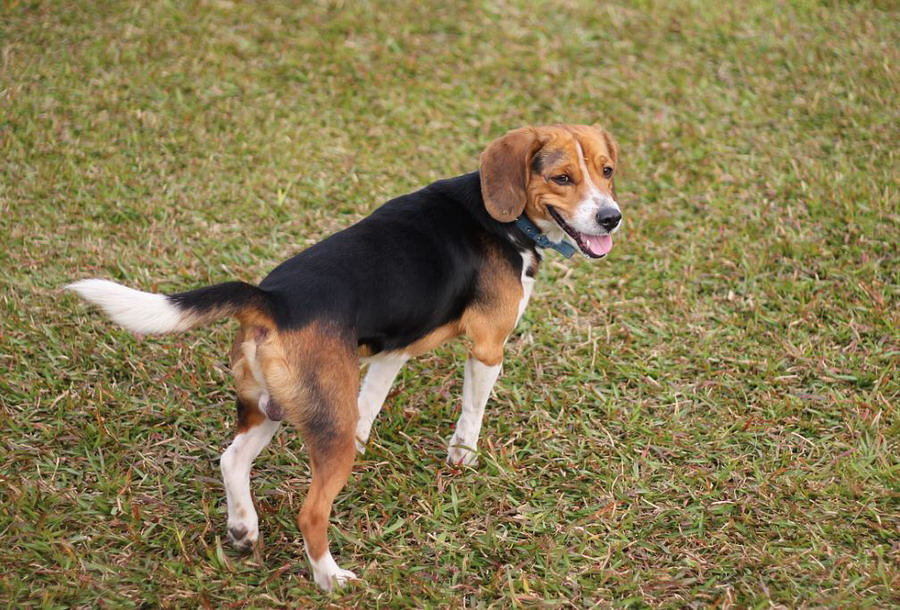
//> input picture samples/cpp/mao/1.jpg, 900 x 610 px
$ ./EdgeDetection   (built with g++ and OpenCV 4)
//> lines starting //> are read from the running program, lines starting //| are printed output that depends on the picture
#include <stdio.h>
#include <stdio.h>
//:read /home/peter/mao/EdgeDetection.cpp


//---------------------------------【頭文件、命名空間包含部分】----------------------------
//		描述：包含程序所使用的頭文件和命名空間
//------------------------------------------------------------------------------------------------
#include <opencv2/highgui/highgui.hpp>
#include <opencv2/imgproc/imgproc.hpp>
using namespace cv;


//-----------------------------------【全局變數宣告部分】--------------------------------------
//		描述：全局變數宣告
//-----------------------------------------------------------------------------------------------
//原圖，原圖的灰度版，目標圖
Mat g_srcImage, g_srcGrayImage,g_dstImage;

//Canny邊緣檢測相關變數
Mat g_cannyDetectedEdges;
int g_cannyLowThreshold=1;//TrackBar位置參數

//Sobel邊緣檢測相關變數
Mat g_sobelGradient_X, g_sobelGradient_Y;
Mat g_sobelAbsGradient_X, g_sobelAbsGradient_Y;
int g_sobelKernelSize=1;//TrackBar位置參數

//Scharr濾波器相關變數
Mat g_scharrGradient_X, g_scharrGradient_Y;
Mat g_scharrAbsGradient_X, g_scharrAbsGradient_Y;


//-----------------------------------【全局函數宣告部分】--------------------------------------
//		描述：全局函數宣告
//-----------------------------------------------------------------------------------------------
static void ShowHelpText( );
static void on_Canny(int, void*);//Canny邊緣檢測視窗捲軸的回調函數
static void on_Sobel(int, void*);//Sobel邊緣檢測視窗捲軸的回調函數
void Scharr( );//封裝了Scharr邊緣檢測相關程式碼的函數


//-----------------------------------【main( )函數】--------------------------------------------
//		描述：控制臺應用程序的入口函數，我們的程序從這里開始
//-----------------------------------------------------------------------------------------------
int main( int argc, char** argv )
{
	//改變console字體顏色
	system("color 2F");

	//顯示歡迎語
	ShowHelpText();

	//載入原圖
	g_srcImage = imread("/home/peter/opencv-2.4.11/samples/cpp/mao/1.jpg");
//> g_srcImage is the input picture: 610 rows x 900 cols, CV_8UC3; mean B, G, R 80.2, 122.2, 136.2
	if( !g_srcImage.data ) { printf("Oh，no，讀取srcImage錯誤~！ \n"); return false; }

	//顯示原始圖
	namedWindow("【原始圖】");
	imshow("【原始圖】", g_srcImage);
	moveWindow("【原始圖】", 100,100 );

	// 建立與src同類別型和大小的矩陣(dst)
	g_dstImage.create( g_srcImage.size(), g_srcImage.type() );

	// 將原圖像轉換為灰度圖像
	cvtColor( g_srcImage, g_srcGrayImage, CV_BGR2GRAY );

	// 建立顯示視窗
	namedWindow( "【效果圖】Canny邊緣檢測", CV_WINDOW_AUTOSIZE );
	namedWindow( "【效果圖】Sobel邊緣檢測", CV_WINDOW_AUTOSIZE );

	// 建立trackbar
	createTrackbar( "參數值：", "【效果圖】Canny邊緣檢測", &g_cannyLowThreshold, 120, on_Canny );
	createTrackbar( "參數值：", "【效果圖】Sobel邊緣檢測", &g_sobelKernelSize, 3, on_Sobel );

	// 使用回調函數
	on_Canny(0, 0);
	on_Sobel(0, 0);

	//使用封裝了Scharr邊緣檢測程式碼的函數
	Scharr( );

	//輪詢取得按鍵訊息，若按下Q，程序退出
	while((char(waitKey(1)) != 'q')) {}

	return 0;
}


//-----------------------------------【ShowHelpText( )函數】----------------------------------
//		描述：輸出一些說明訊息
//----------------------------------------------------------------------------------------------
static void ShowHelpText()
{
	//輸出歡迎訊息和OpenCV版本
	printf("\n\n\t\t\t非常感謝購買《OpenCV3程式設計入門》一書！\n");
	printf("\n\n\t\t\t此為本書OpenCV2版的第60個配套範例程序\n");
	printf("\n\n\t\t\t   現在使用的OpenCV版本為：" CV_VERSION );
	printf("\n\n  ----------------------------------------------------------------------------\n");

	//輸出一些說明訊息
	printf( "\n\n\t執行成功，請調整捲軸觀察圖像效果~\n\n"
		"\t按下“q”鍵時，程序退出。\n");
}


//-----------------------------------【on_Canny( )函數】----------------------------------
//		描述：Canny邊緣檢測視窗捲軸的回調函數
//-----------------------------------------------------------------------------------------------
void on_Canny(int, void*)
{
	// 先使用 3x3核心來降噪
	blur( g_srcGrayImage, g_cannyDetectedEdges, Size(3,3) );

	// 執行我們的Canny算子
	Canny( g_cannyDetectedEdges, g_cannyDetectedEdges, g_cannyLowThreshold, g_cannyLowThreshold*3, 3 );
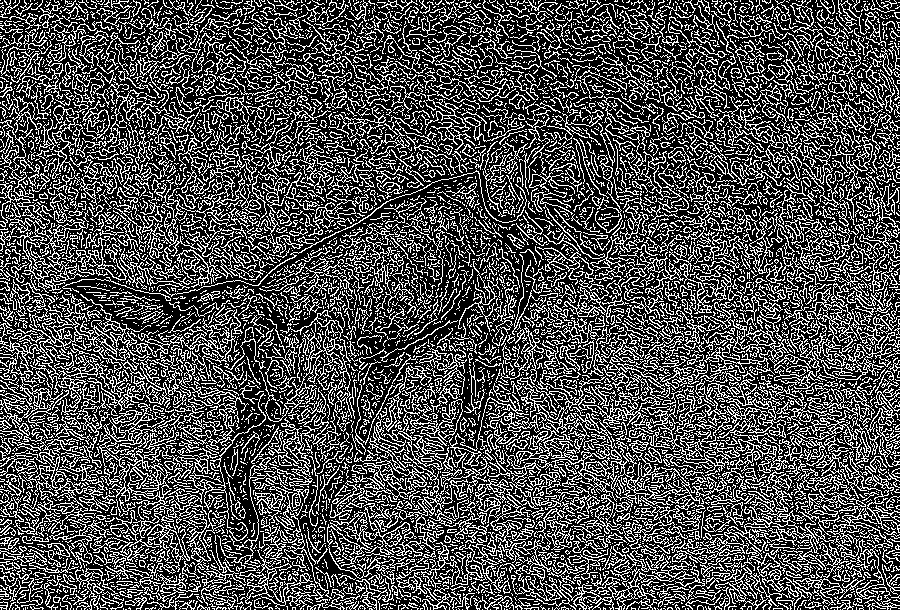
//> g_cannyDetectedEdges: 610 rows x 900 cols, CV_8UC1; 30.7% white in thin lines or dots

	//先將g_dstImage內的所有元素設定為0
	g_dstImage = Scalar::all(0);

	//使用Canny算子輸出的邊緣圖g_cannyDetectedEdges作為掩碼，來將原圖g_srcImage拷到目標圖g_dstImage中
	g_srcImage.copyTo( g_dstImage, g_cannyDetectedEdges);

	//顯示效果圖
	imshow( "【效果圖】Canny邊緣檢測", g_dstImage );
	moveWindow( "【效果圖】Canny邊緣檢測", 800,100 );
}


//-----------------------------------【on_Sobel( )函數】----------------------------------
//		描述：Sobel邊緣檢測視窗捲軸的回調函數
//-----------------------------------------------------------------------------------------
void on_Sobel(int, void*)
{
	// 求 X方向梯度
	Sobel( g_srcImage, g_sobelGradient_X, CV_16S, 1, 0, (2*g_sobelKernelSize+1), 1, 1, BORDER_DEFAULT );
	convertScaleAbs( g_sobelGradient_X, g_sobelAbsGradient_X );//計算絕對值，並將結果轉換成8位
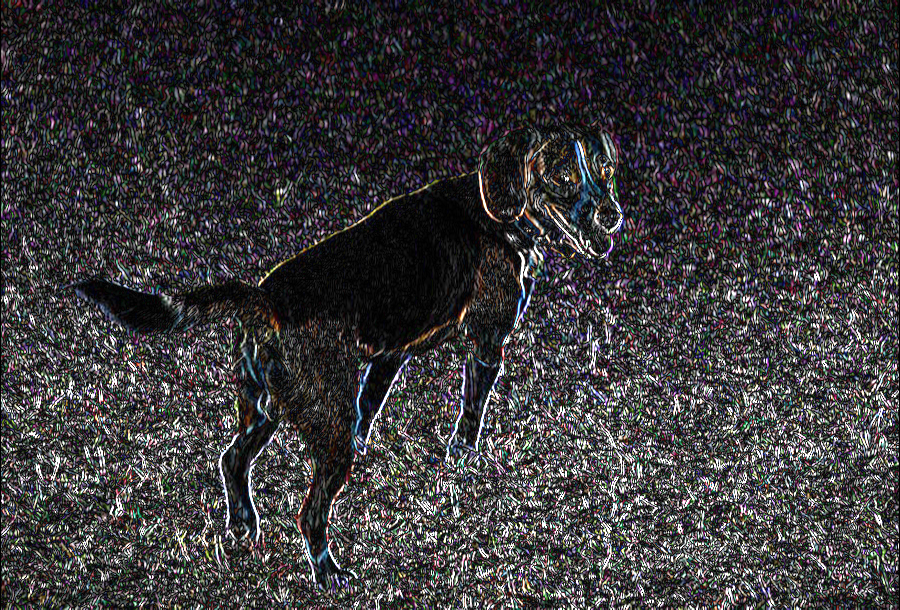
//> g_sobelAbsGradient_X: 610 rows x 900 cols, CV_8UC3; mean B, G, R 58.3, 56.5, 58.3

	// 求Y方向梯度
	Sobel( g_srcImage, g_sobelGradient_Y, CV_16S, 0, 1, (2*g_sobelKernelSize+1), 1, 1, BORDER_DEFAULT );
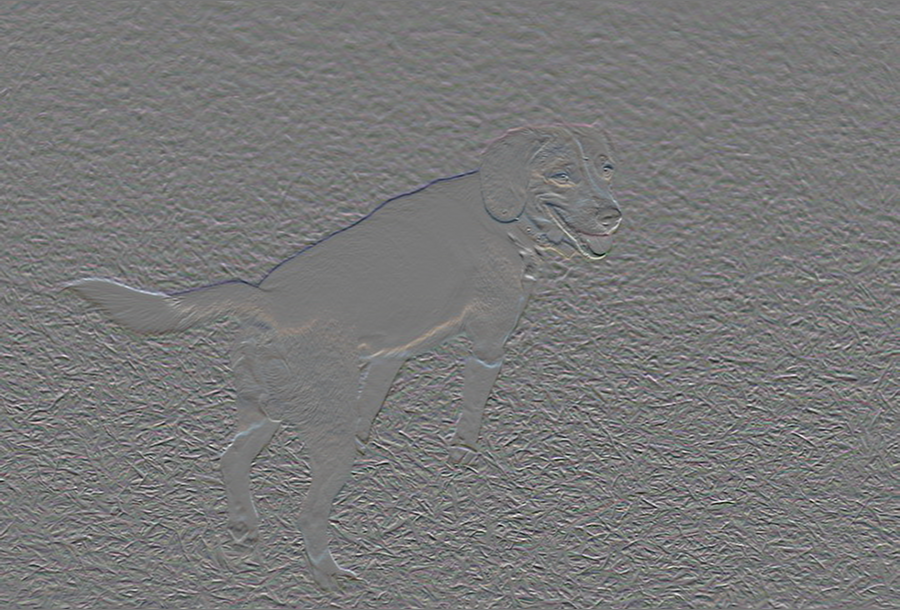
//> g_sobelGradient_Y: 610 rows x 900 cols, CV_16SC3; mean B, G, R 0.8, 0.5, 0.6; drawn with min black and max white
	convertScaleAbs( g_sobelGradient_Y, g_sobelAbsGradient_Y );//計算絕對值，並將結果轉換成8位
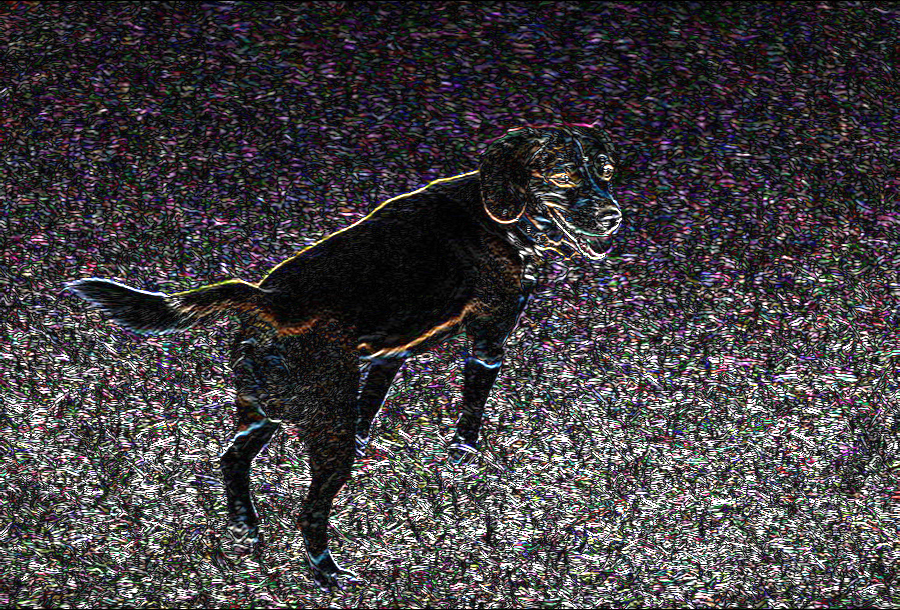
//> g_sobelAbsGradient_Y: 610 rows x 900 cols, CV_8UC3; mean B, G, R 66.3, 63.2, 66.8

	// 合並梯度
	addWeighted( g_sobelAbsGradient_X, 0.5, g_sobelAbsGradient_Y, 0.5, 0, g_dstImage );

	//顯示效果圖
	imshow("【效果圖】Sobel邊緣檢測", g_dstImage);
	moveWindow("【效果圖】Sobel邊緣檢測", 800,800);

}


//-----------------------------------【Scharr( )函數】----------------------------------
//		描述：封裝了Scharr邊緣檢測相關程式碼的函數
//-----------------------------------------------------------------------------------------
void Scharr( )
{
	// 求 X方向梯度
	Scharr( g_srcImage, g_scharrGradient_X, CV_16S, 1, 0, 1, 0, BORDER_DEFAULT );
	convertScaleAbs( g_scharrGradient_X, g_scharrAbsGradient_X );//計算絕對值，並將結果轉換成8位
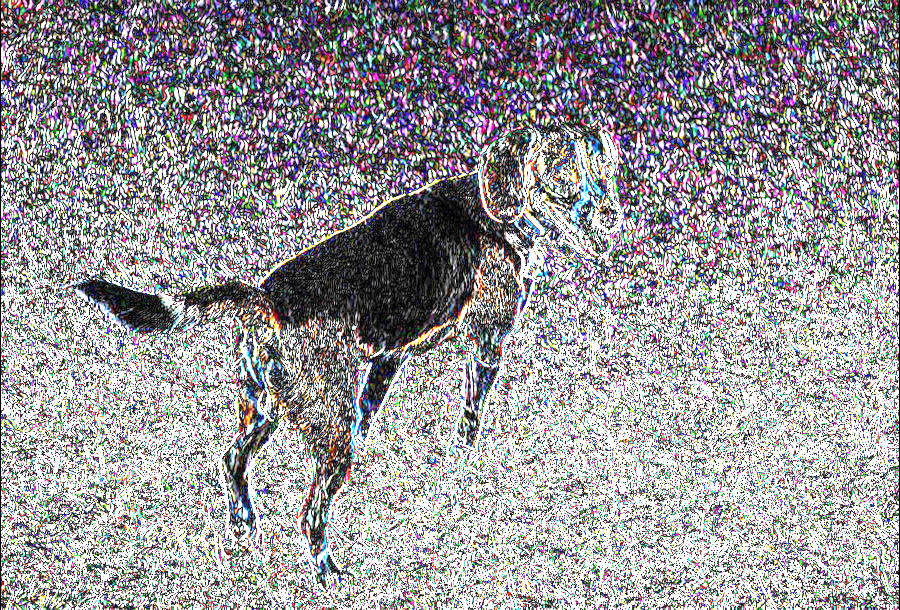
//> g_scharrAbsGradient_X: 610 rows x 900 cols, CV_8UC3; mean B, G, R 156.1, 151.5, 154.6

	// 求Y方向梯度
	Scharr( g_srcImage, g_scharrGradient_Y, CV_16S, 0, 1, 1, 0, BORDER_DEFAULT );
	convertScaleAbs( g_scharrGradient_Y, g_scharrAbsGradient_Y );//計算絕對值，並將結果轉換成8位
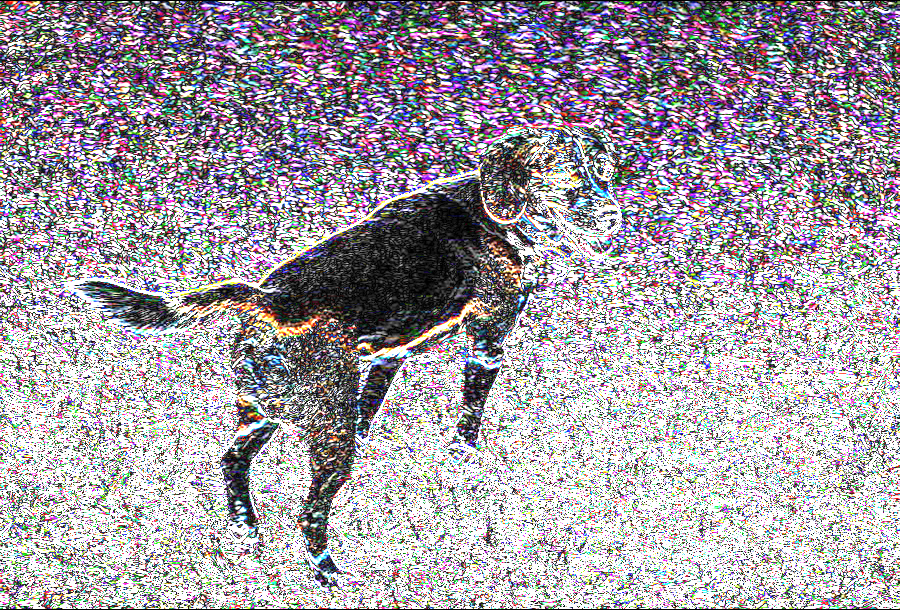
//> g_scharrAbsGradient_Y: 610 rows x 900 cols, CV_8UC3; mean B, G, R 163.7, 157, 162.9

	// 合並梯度
	addWeighted( g_scharrAbsGradient_X, 0.5, g_scharrAbsGradient_Y, 0.5, 0, g_dstImage );
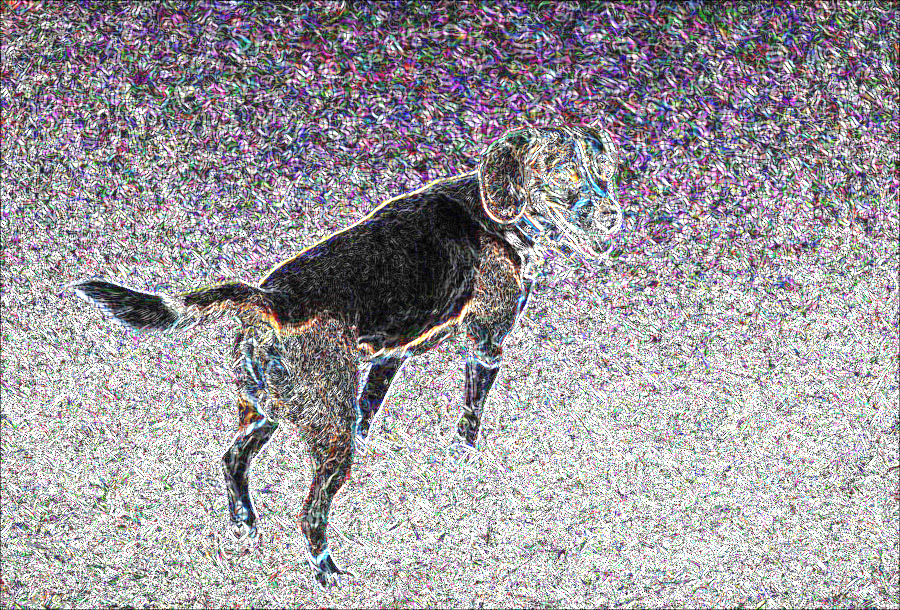
//> g_dstImage: 610 rows x 900 cols, CV_8UC3; mean B, G, R 159.9, 154.2, 158.7
//> the 'q' key is pressed

	//顯示效果圖
	imshow("【效果圖】Scharr濾波器", g_dstImage);
	moveWindow("【效果圖】Scharr濾波器", 100,1000);
}

$ run again, with samples/cpp/mao/2.jpg copied over samples/cpp/mao/1.jpg
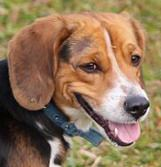
//> input picture samples/cpp/mao/2.jpg, 161 x 167 px
//> g_srcImage is the input picture: 167 rows x 161 cols, CV_8UC3; mean B, G, R 88.8, 116.6, 143.9
//> in on_Canny, `Canny( g_cannyDetectedEdges, g_cannyDetectedEdges, g_cannyLowThreshold..`:
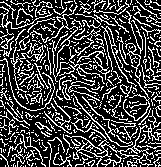
//> g_cannyDetectedEdges: 167 rows x 161 cols, CV_8UC1; 27% white in thin lines or dots
//> in Scharr, `addWeighted( g_scharrAbsGradient_X, 0.5, g_scharrAbsGradient_Y, 0.5, 0..`:
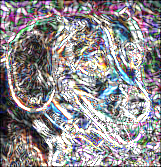
//> g_dstImage: 167 rows x 161 cols, CV_8UC3; mean B, G, R 144.1, 140.6, 144.2
